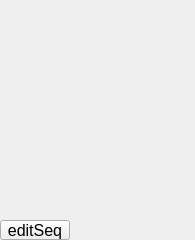
<?xml version="1.0" ?>
<ui version="4.0">
  <class>Dialog</class>
  <widget class="PyDMFrame" name="screen">
    <property name="geometry">
      <rect>
        <x>1192</x>
        <y>245</y>
        <width>195</width>
        <height>240</height>
      </rect>
    </property>
    <property name="minimumSize">
      <size>
        <width>195</width>
        <height>240</height>
      </size>
    </property>
    <property name="styleSheet">
      <string notr="true">PyDMFrame#screen {
  color: rgb(26, 115, 9);
  background-color: rgb(200, 200, 200);
  }</string>
    </property>
    <property name="windowTitle">
      <string>userStringSeqs10more</string>
    </property>
    <layout class="QGridLayout" name="gridLayout" columnstretch="70,125" rowstretch="20,20,20,20,20,20,20,20,20,20,20,20">
      <property name="leftMargin">
        <number>0</number>
      </property>
      <property name="topMargin">
        <number>0</number>
      </property>
      <property name="rightMargin">
        <number>0</number>
      </property>
      <property name="bottomMargin">
        <number>0</number>
      </property>
      <property name="horizontalSpacing">
        <number>0</number>
      </property>
      <property name="verticalSpacing">
        <number>0</number>
      </property>
      <item row="0" column="0" colspan="2">
        <widget class="PyDMEnumButton" name="choice_button">
          <property name="geometry">
            <rect>
              <x>0</x>
              <y>0</y>
              <width>195</width>
              <height>20</height>
            </rect>
          </property>
          <property name="sizePolicy">
            <sizepolicy hsizetype="Ignored" vsizetype="Ignored">
              <horstretch>0</horstretch>
              <verstretch>0</verstretch>
            </sizepolicy>
          </property>
          <property name="toolTip">
            <string>${P}userStringSeqEnable.VAL</string>
          </property>
          <property name="channel" stdset="0">
            <string>ca://${P}userStringSeqEnable.VAL</string>
          </property>
          <property name="font">
            <font>
              <pointsize>12</pointsize>
            </font>
          </property>
          <property name="orientation" stdset="0">
            <number>1</number>
          </property>
          <property name="horizontalSpacing" stdset="0">
            <number>0</number>
          </property>
          <property name="verticalSpacing" stdset="0">
            <number>0</number>
          </property>
          <property name="marginTop" stdset="0">
            <number>0</number>
          </property>
          <property name="marginBottom" stdset="0">
            <number>0</number>
          </property>
          <property name="marginLeft" stdset="0">
            <number>0</number>
          </property>
          <property name="marginRight" stdset="0">
            <number>0</number>
          </property>
          <property name="styleSheet">
            <string notr="true">PyDMEnumButton#choice_button {
  color: rgb(0, 0, 0);
  background-color: rgb(115, 223, 255);
  margin: 0px;
  padding: 0px;
  min-width: 0px;
  min-height: 0px;
  }
QPushButton {
  color: rgb(0, 0, 0);
  background-color: rgb(115, 223, 255);
  margin: 0px;
  padding: 0px;
  min-width: 0px;
  min-height: 0px;
  }</string>
          </property>
        </widget>
      </item>
      <item row="1" column="0" colspan="2">
        <widget class="PyDMEmbeddedDisplay" name="composite">
          <property name="geometry">
            <rect>
              <x>0</x>
              <y>20</y>
              <width>195</width>
              <height>20</height>
            </rect>
          </property>
          <property name="sizePolicy">
            <sizepolicy hsizetype="Ignored" vsizetype="Ignored">
              <horstretch>0</horstretch>
              <verstretch>0</verstretch>
            </sizepolicy>
          </property>
          <property name="toolTip">
            <string>composite</string>
          </property>
          <property name="filename" stdset="0">
            <string>userStringSeqs_line.ui</string>
          </property>
          <property name="macros" stdset="0">
            <string>P=${P},N=${N1}</string>
          </property>
        </widget>
      </item>
      <item row="2" column="0" colspan="2">
        <widget class="PyDMEmbeddedDisplay" name="composite_1">
          <property name="geometry">
            <rect>
              <x>0</x>
              <y>40</y>
              <width>195</width>
              <height>20</height>
            </rect>
          </property>
          <property name="sizePolicy">
            <sizepolicy hsizetype="Ignored" vsizetype="Ignored">
              <horstretch>0</horstretch>
              <verstretch>0</verstretch>
            </sizepolicy>
          </property>
          <property name="toolTip">
            <string>composite_1</string>
          </property>
          <property name="filename" stdset="0">
            <string>userStringSeqs_line.ui</string>
          </property>
          <property name="macros" stdset="0">
            <string>P=${P},N=${N2}</string>
          </property>
        </widget>
      </item>
      <item row="3" column="0" colspan="2">
        <widget class="PyDMEmbeddedDisplay" name="composite_2">
          <property name="geometry">
            <rect>
              <x>0</x>
              <y>60</y>
              <width>195</width>
              <height>20</height>
            </rect>
          </property>
          <property name="sizePolicy">
            <sizepolicy hsizetype="Ignored" vsizetype="Ignored">
              <horstretch>0</horstretch>
              <verstretch>0</verstretch>
            </sizepolicy>
          </property>
          <property name="toolTip">
            <string>composite_2</string>
          </property>
          <property name="filename" stdset="0">
            <string>userStringSeqs_line.ui</string>
          </property>
          <property name="macros" stdset="0">
            <string>P=${P},N=${N3}</string>
          </property>
        </widget>
      </item>
      <item row="4" column="0" colspan="2">
        <widget class="PyDMEmbeddedDisplay" name="composite_3">
          <property name="geometry">
            <rect>
              <x>0</x>
              <y>80</y>
              <width>195</width>
              <height>20</height>
            </rect>
          </property>
          <property name="sizePolicy">
            <sizepolicy hsizetype="Ignored" vsizetype="Ignored">
              <horstretch>0</horstretch>
              <verstretch>0</verstretch>
            </sizepolicy>
          </property>
          <property name="toolTip">
            <string>composite_3</string>
          </property>
          <property name="filename" stdset="0">
            <string>userStringSeqs_line.ui</string>
          </property>
          <property name="macros" stdset="0">
            <string>P=${P},N=${N4}</string>
          </property>
        </widget>
      </item>
      <item row="5" column="0" colspan="2">
        <widget class="PyDMEmbeddedDisplay" name="composite_4">
          <property name="geometry">
            <rect>
              <x>0</x>
              <y>100</y>
              <width>195</width>
              <height>20</height>
            </rect>
          </property>
          <property name="sizePolicy">
            <sizepolicy hsizetype="Ignored" vsizetype="Ignored">
              <horstretch>0</horstretch>
              <verstretch>0</verstretch>
            </sizepolicy>
          </property>
          <property name="toolTip">
            <string>composite_4</string>
          </property>
          <property name="filename" stdset="0">
            <string>userStringSeqs_line.ui</string>
          </property>
          <property name="macros" stdset="0">
            <string>P=${P},N=${N5}</string>
          </property>
        </widget>
      </item>
      <item row="6" column="0" colspan="2">
        <widget class="PyDMEmbeddedDisplay" name="composite_5">
          <property name="geometry">
            <rect>
              <x>0</x>
              <y>120</y>
              <width>195</width>
              <height>20</height>
            </rect>
          </property>
          <property name="sizePolicy">
            <sizepolicy hsizetype="Ignored" vsizetype="Ignored">
              <horstretch>0</horstretch>
              <verstretch>0</verstretch>
            </sizepolicy>
          </property>
          <property name="toolTip">
            <string>composite_5</string>
          </property>
          <property name="filename" stdset="0">
            <string>userStringSeqs_line.ui</string>
          </property>
          <property name="macros" stdset="0">
            <string>P=${P},N=${N6}</string>
          </property>
        </widget>
      </item>
      <item row="7" column="0" colspan="2">
        <widget class="PyDMEmbeddedDisplay" name="composite_6">
          <property name="geometry">
            <rect>
              <x>0</x>
              <y>140</y>
              <width>195</width>
              <height>20</height>
            </rect>
          </property>
          <property name="sizePolicy">
            <sizepolicy hsizetype="Ignored" vsizetype="Ignored">
              <horstretch>0</horstretch>
              <verstretch>0</verstretch>
            </sizepolicy>
          </property>
          <property name="toolTip">
            <string>composite_6</string>
          </property>
          <property name="filename" stdset="0">
            <string>userStringSeqs_line.ui</string>
          </property>
          <property name="macros" stdset="0">
            <string>P=${P},N=${N7}</string>
          </property>
        </widget>
      </item>
      <item row="8" column="0" colspan="2">
        <widget class="PyDMEmbeddedDisplay" name="composite_7">
          <property name="geometry">
            <rect>
              <x>0</x>
              <y>160</y>
              <width>195</width>
              <height>20</height>
            </rect>
          </property>
          <property name="sizePolicy">
            <sizepolicy hsizetype="Ignored" vsizetype="Ignored">
              <horstretch>0</horstretch>
              <verstretch>0</verstretch>
            </sizepolicy>
          </property>
          <property name="toolTip">
            <string>composite_7</string>
          </property>
          <property name="filename" stdset="0">
            <string>userStringSeqs_line.ui</string>
          </property>
          <property name="macros" stdset="0">
            <string>P=${P},N=${N8}</string>
          </property>
        </widget>
      </item>
      <item row="9" column="0" colspan="2">
        <widget class="PyDMEmbeddedDisplay" name="composite_8">
          <property name="geometry">
            <rect>
              <x>0</x>
              <y>180</y>
              <width>195</width>
              <height>20</height>
            </rect>
          </property>
          <property name="sizePolicy">
            <sizepolicy hsizetype="Ignored" vsizetype="Ignored">
              <horstretch>0</horstretch>
              <verstretch>0</verstretch>
            </sizepolicy>
          </property>
          <property name="toolTip">
            <string>composite_8</string>
          </property>
          <property name="filename" stdset="0">
            <string>userStringSeqs_line.ui</string>
          </property>
          <property name="macros" stdset="0">
            <string>P=${P},N=${N9}</string>
          </property>
        </widget>
      </item>
      <item row="10" column="0" colspan="2">
        <widget class="PyDMEmbeddedDisplay" name="composite_9">
          <property name="geometry">
            <rect>
              <x>0</x>
              <y>200</y>
              <width>195</width>
              <height>20</height>
            </rect>
          </property>
          <property name="sizePolicy">
            <sizepolicy hsizetype="Ignored" vsizetype="Ignored">
              <horstretch>0</horstretch>
              <verstretch>0</verstretch>
            </sizepolicy>
          </property>
          <property name="toolTip">
            <string>composite_9</string>
          </property>
          <property name="filename" stdset="0">
            <string>userStringSeqs_line.ui</string>
          </property>
          <property name="macros" stdset="0">
            <string>P=${P},N=${N10}</string>
          </property>
        </widget>
      </item>
      <item row="11" column="0">
        <widget class="PyDMRelatedDisplayButton" name="related_display">
          <property name="geometry">
            <rect>
              <x>0</x>
              <y>220</y>
              <width>70</width>
              <height>20</height>
            </rect>
          </property>
          <property name="sizePolicy">
            <sizepolicy hsizetype="Ignored" vsizetype="Ignored">
              <horstretch>0</horstretch>
              <verstretch>0</verstretch>
            </sizepolicy>
          </property>
          <property name="toolTip">
            <string>editSeq</string>
          </property>
          <property name="text">
            <string>editSeq</string>
          </property>
          <property name="showIcon" stdset="0">
            <bool>false</bool>
          </property>
          <property name="font">
            <font>
              <pointsize>12</pointsize>
            </font>
          </property>
          <property name="styleSheet">
            <string notr="true">PyDMRelatedDisplayButton#related_display {
  color: rgb(255, 255, 255);
  background-color: rgb(51, 153, 0);
  }</string>
          </property>
          <property name="titles" stdset="0">
            <stringlist>
              <string>editSseq</string>
            </stringlist>
          </property>
          <property name="filenames" stdset="0">
            <stringlist>
              <string>editSseq.ui</string>
            </stringlist>
          </property>
          <property name="macros" stdset="0">
            <stringlist>
              <string>P=${P},Q=ES:</string>
            </stringlist>
          </property>
          <property name="openInNewWindow" stdset="0">
            <bool>true</bool>
          </property>
        </widget>
      </item>
    </layout>
    <zorder>choice_button</zorder>
    <zorder>composite</zorder>
    <zorder>composite_1</zorder>
    <zorder>composite_2</zorder>
    <zorder>composite_3</zorder>
    <zorder>composite_4</zorder>
    <zorder>composite_5</zorder>
    <zorder>composite_6</zorder>
    <zorder>composite_7</zorder>
    <zorder>composite_8</zorder>
    <zorder>composite_9</zorder>
    <zorder>related_display</zorder>
  </widget>
  <customwidgets>
    <customwidget>
      <class>PyDMEnumButton</class>
      <extends>QWidget</extends>
      <header>pydm.widgets.enum_button</header>
    </customwidget>
    <customwidget>
      <class>PyDMEmbeddedDisplay</class>
      <extends>QFrame</extends>
      <header>pydm.widgets.embedded_display</header>
    </customwidget>
    <customwidget>
      <class>PyDMRelatedDisplayButton</class>
      <extends>QPushButton</extends>
      <header>pydm.widgets.related_display_button</header>
    </customwidget>
    <customwidget>
      <class>PyDMFrame</class>
      <extends>QFrame</extends>
      <header>pydm.widgets.frame</header>
    </customwidget>
  </customwidgets>
</ui>
